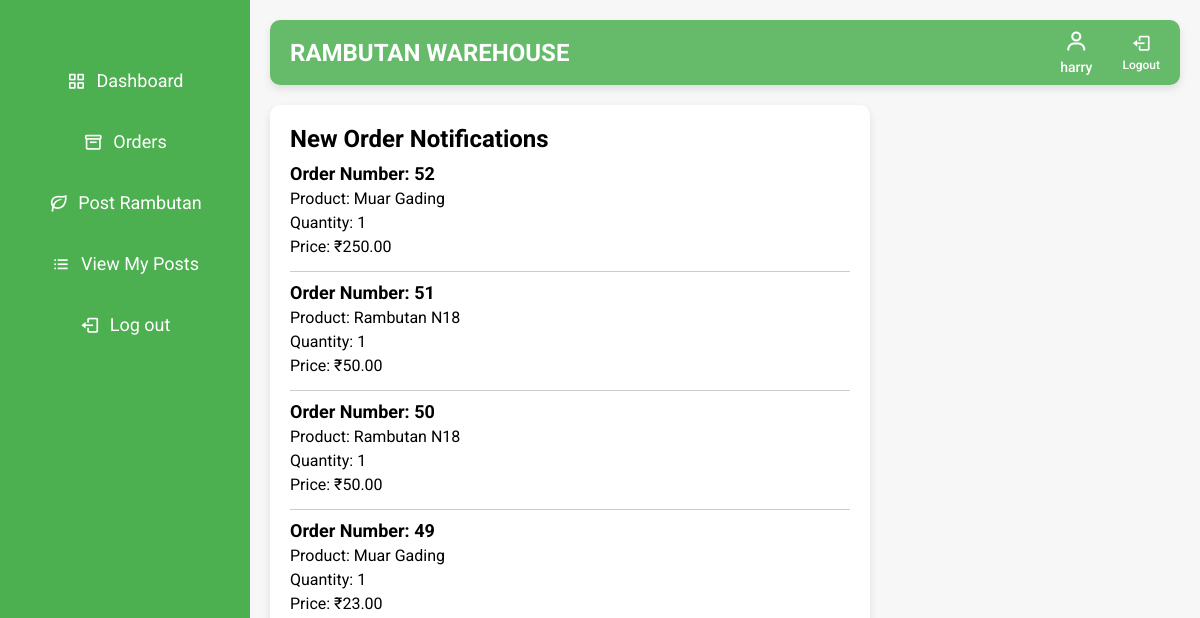
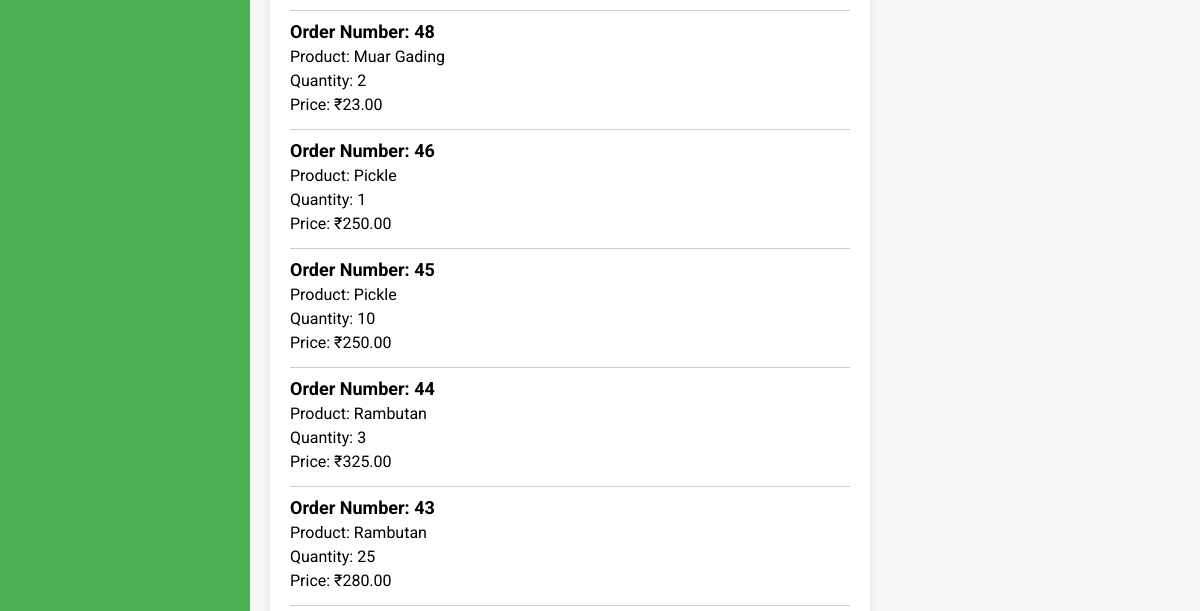
/notifications/ (signed in, upper part), run on an earlier commit of the app's database (2 pictures, top to bottom).
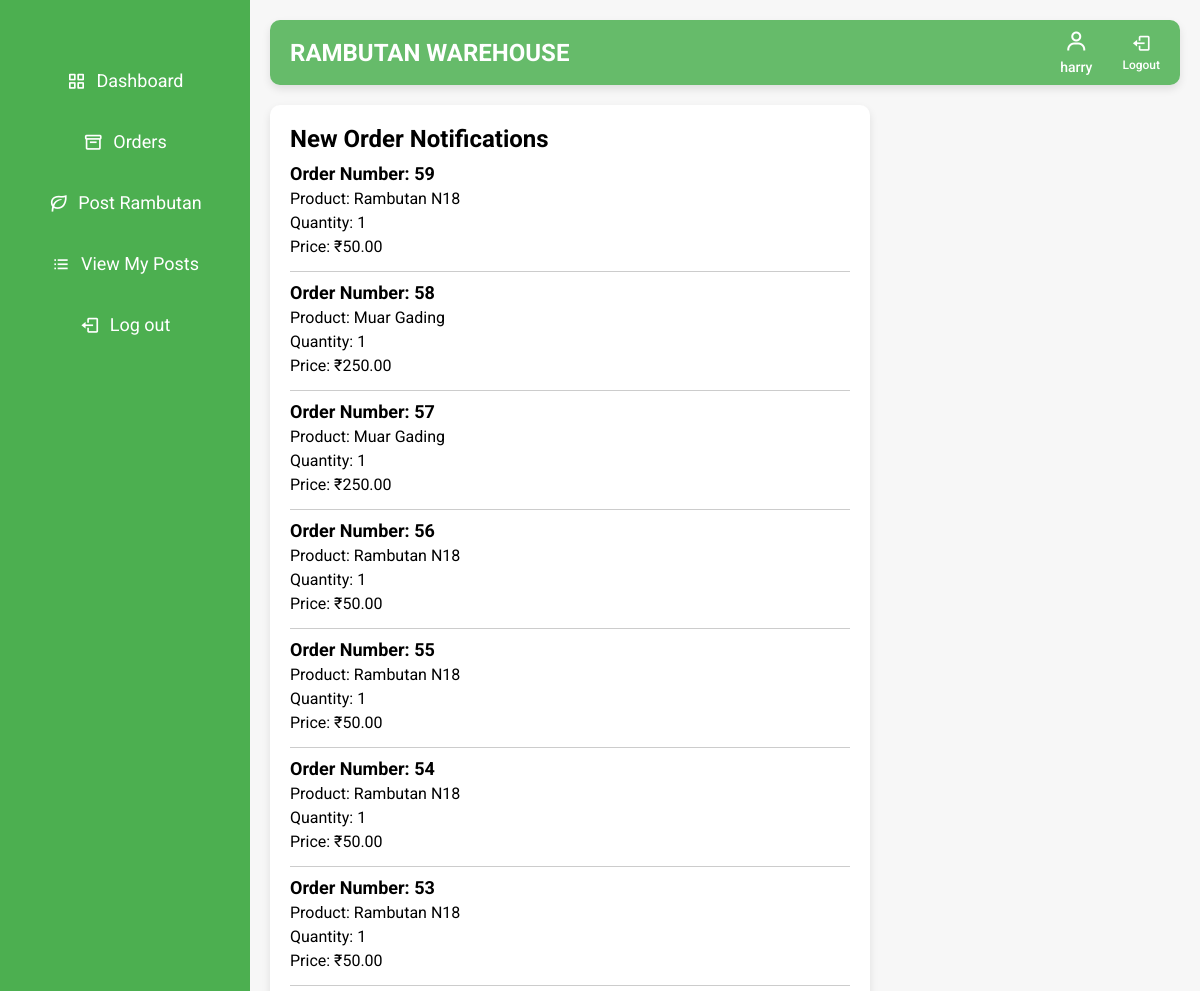
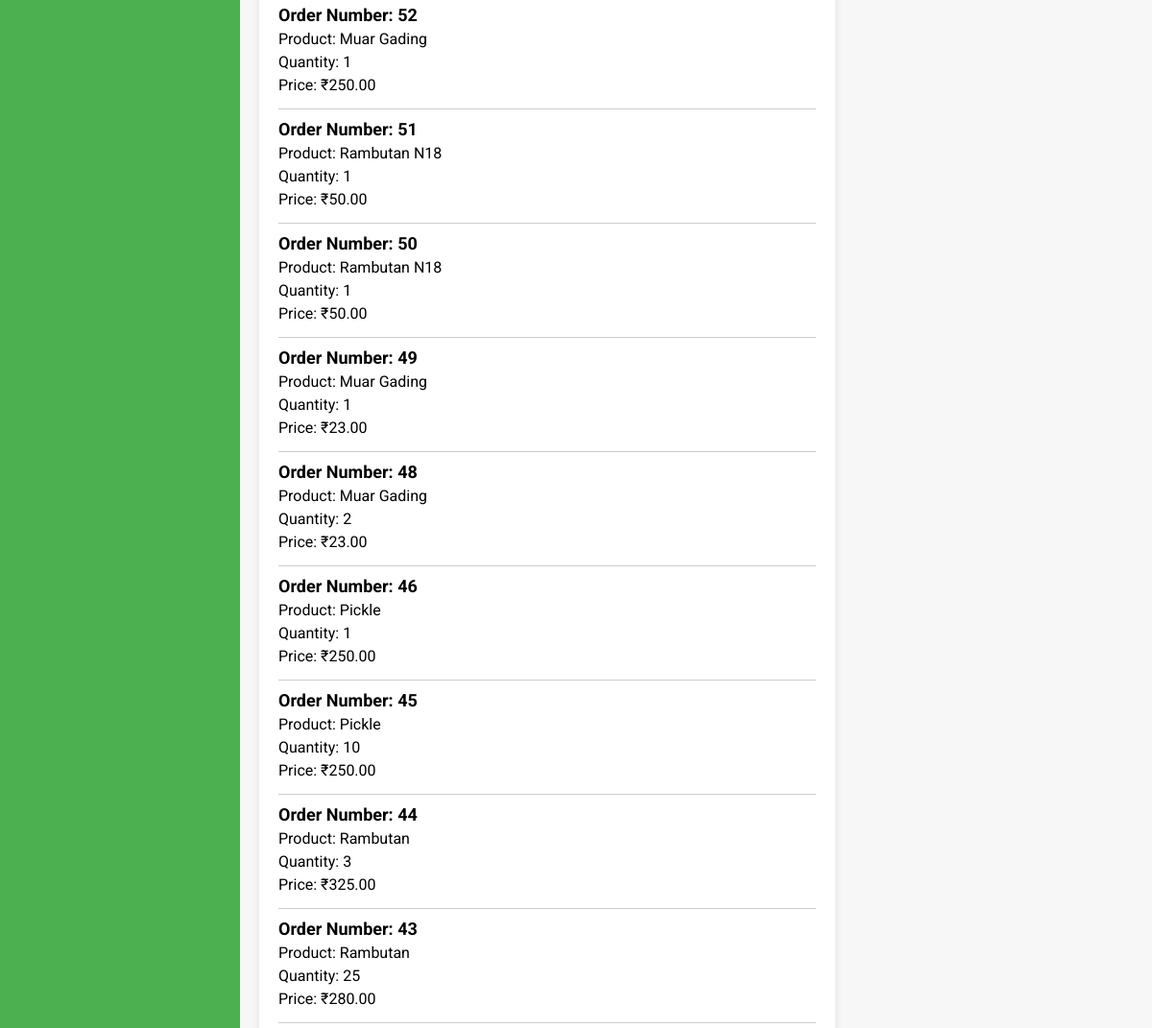
And on a later commit of the database (2 pictures, top to bottom).
### warehouse/models.py (models this page shows, shortened)
class OrderNotification(models.Model):
    farmer = models.ForeignKey(settings.AUTH_USER_MODEL, on_delete=models.CASCADE)
    order_number = models.CharField(max_length=50)
    item_name = models.CharField(max_length=255)
    quantity = models.IntegerField()
    price = models.DecimalField(max_digits=10, decimal_places=2)
    created_at = models.DateTimeField(auto_now_add=True)

### warehouse/views.py (the view)
# urls.py: path('notifications/',views.order_notifications, name='order_notifications'),
@login_required
@cache_control(no_cache=True, must_revalidate=True, no_store=True)
def order_notifications(request):
    notifications = OrderNotification.objects.all().order_by('-created_at')  # Fetching all notifications
    return render(request, 'order_notifications.html', {'notifications': notifications})

### warehouse/templates/order_notifications.html (shortened to what this page needs)
{% load static %}
<!DOCTYPE html>
<html lang="en">
<head>
  <link href="https://unpkg.com/boxicons@2.0.7/css/boxicons.min.css" rel="stylesheet">
  <link href="https://cdn.jsdelivr.net/npm/sweetalert2@11/dist/sweetalert2.min.css" rel="stylesheet">
</head>
<body>
<div class="sidebar">
    <ul class="nav-links">
      <li>
        <a href="{% url 'farmer_dashboard' %}" >
          <i class='bx bx-grid-alt'></i>
          <span class="links_name">Dashboard</span>
        </a>
      </li>
      <li>
        <a href="{% url 'farmer_orders' %}">
          <i class='bx bx-box'></i>
          <span class="links_name">Orders</span>
        </a>
      </li>
      <li>
        <a href="{% url 'post_rambutan' %}">
          <i class='bx bx-leaf'></i>
          <span class="links_name">Post Rambutan</span>
        </a>
      </li>
      <li>
        <a href="{% url 'view_posts' %}">
          <i class='bx bx-list-ul'></i>
          <span class="links_name">View My Posts</span>
        </a>
      </li>
      <li class="log_out">
        <a href="{% url 'logout' %}">
          <i class='bx bx-log-out'></i>
          <span class="links_name">Log out</span>
        </a>
      </li>
    </ul>
  </div>
    <section class="home-section">
        <nav class="top-navbar">
            <div class="logo">
                <span class="logo-text">Rambutan Warehouse</span>
            </div>
            <ul class="nav-icons">
                <li class="user-profile">
                    <a href="#">
                    <i class='bx bx-user'></i>
                    <span class="icon-name">{{ user.name }}</span>
                    </a>
                </li>
                <li>
                    <a href="{% url 'logout' %}">
                        <i class='bx bx-log-out'></i>
                        <span class="icon-name">Logout</span>
                    </a>
                </li>
            </ul>
        </nav>
        <div class="notification-container">
            <h1>New Order Notifications</h1>
            {% for notification in notifications %}
                <div class="notification">
                    <h3>Order Number: {{ notification.order_number }}</h3>
                    <p>Product: {{ notification.item_name }}</p>
                    <p>Quantity: {{ notification.quantity }}</p>
                    <p>Price: ₹{{ notification.price }}</p>
                </div>
            {% empty %}
                <p>No new notifications.</p>
            {% endfor %}
        </div>
    </section>
</body>
</html>

What changed in the data, as far as the page shows it:
added OrderNotification: order_number "59", item_name "Rambutan N18", quantity "1", price "50.00"
added OrderNotification: order_number "58", item_name "Muar Gading", quantity "1", price "250.00"
added OrderNotification: order_number "57", item_name "Muar Gading", quantity "1", price "250.00"
added OrderNotification: order_number "56", item_name "Rambutan N18", quantity "1", price "50.00"
added OrderNotification: order_number "55", item_name "Rambutan N18", quantity "1", price "50.00"
added OrderNotification: order_number "54", item_name "Rambutan N18", quantity "1", price "50.00"
added OrderNotification: order_number "53", item_name "Rambutan N18", quantity "1", price "50.00"
